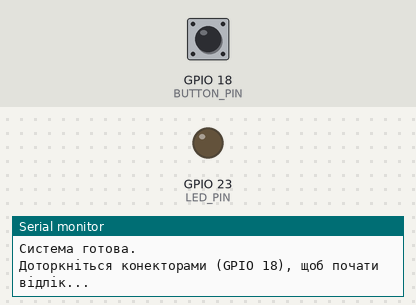
Recording of a sketch running on a simulated ESP32. Shown: output pins drawn as LEDs (lit = HIGH), the last lines printed to the serial monitor. The inputs (shaded band) are chosen by the test bench; at power-on: GPIO 18 (BUTTON_PIN) HIGH.

Above: at 1.2 s.
1.3 s: GPIO 18 (BUTTON_PIN) pulled LOW for 0.15 s
At 1.8 s:
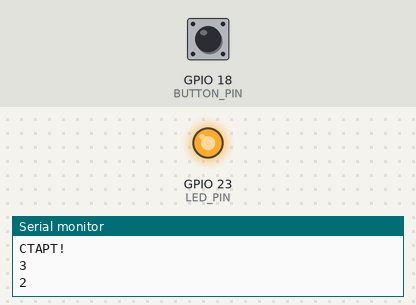
4.4 s: GPIO 18 (BUTTON_PIN) pulled LOW for 1 s
At 8.2 s:
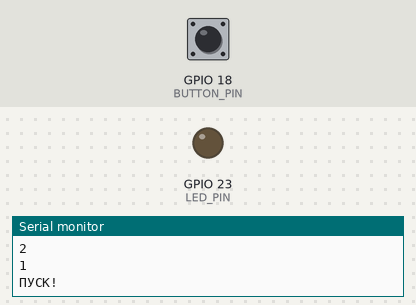
8.4 s: GPIO 18 (BUTTON_PIN) pulled LOW for 3.2 s
At 9.5 s:
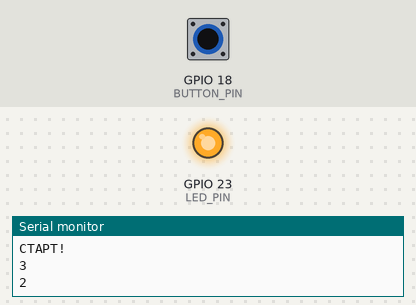
Timing chart, 0 to 12.9 s (numbered marks = the images above; inputs shaded):
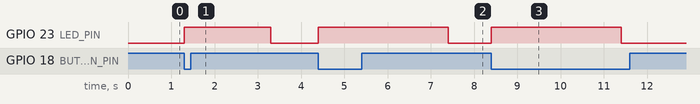

The sketch:

press_time.ino
```cpp
/*
 * Код: Запустити 3-секундний зворотний відлік
 * за допомогою GPIO-переривання та апаратного таймера.
 */

// --- Піни ---
#define LED_PIN 23
#define BUTTON_PIN 18

// --- Глобальні змінні ---
hw_timer_t *timer = NULL; // Вказівник на наш таймер

// 'volatile' - обов'язково для змінних,
// які використовуються всередині переривань (ISR)

// Прапорець, який піднімає ISR кнопки
volatile bool startCountdown = false;
// Прапорець, який піднімає ISR таймера
volatile bool timerTick = false;

// Змінна для відліку
volatile int countdown = 3;
// Змінна стану
volatile bool isCountingDown = false;

// "Антибрязкіт" для переривання
volatile unsigned long lastInterruptTime = 0;
unsigned long debounceDelay = 200; // 200 мс

// ----------------------------------------------------
// Переривання від ТАЙМЕРА (спрацьовує кожну 1 сек)
// ----------------------------------------------------
void IRAM_ATTR onTimer() {
  timerTick = true; // Просто піднімаємо прапорець
}

// ----------------------------------------------------
// Переривання від КОНЕКТОРІВ (дотик, FALLING)
// ----------------------------------------------------
void IRAM_ATTR handleButtonInterrupt() {
  unsigned long currentTime = millis();
  // Антибрязкіт + перевірка, чи не йде вже відлік
  if (currentTime - lastInterruptTime > debounceDelay && !isCountingDown) {
    startCountdown = true; // Піднімаємо прапорець для loop()
    lastInterruptTime = currentTime;
  }
}

// ----------------------------------------------------
// SETUP
// ----------------------------------------------------
void setup() {
  Serial.begin(115200);

  pinMode(LED_PIN, OUTPUT);
  digitalWrite(LED_PIN, LOW); // LED вимкнений

  // Налаштовуємо пін кнопки з PULLUP (на ньому 3.3V)
  pinMode(BUTTON_PIN, INPUT_PULLUP);

  // --- Налаштування GPIO Переривання ---
  attachInterrupt(digitalPinToInterrupt(BUTTON_PIN), handleButtonInterrupt, FALLING);

  // --- Налаштування Таймера (але поки не запускаємо) ---
  // 1 тік = 1 мікросекунда
  timer = timerBegin(1000000);
  timerAttachInterrupt(timer, &onTimer);
  // 1,000,000 мкс = 1 секунда, 'true' = авто-перезапуск
  timerAlarm(timer, 1000000, true, 0);
  // ВАЖЛИВО: Таймер ще не запущений, він чекає команди

  Serial.println("Система готова.");
  Serial.println("Доторкніться конекторами (GPIO 18), щоб почати відлік...");
}

// ----------------------------------------------------
// LOOP
// ----------------------------------------------------
void loop() {

  // 1. Чи спрацювало переривання кнопки?
  if (startCountdown) {
    startCountdown = false;  // Опускаємо прапорець
    isCountingDown = true;   // Вмикаємо режим відліку
    countdown = 3;           // Скидаємо лічильник

    Serial.println("СТАРТ!");
    Serial.println(countdown);
    digitalWrite(LED_PIN, HIGH); // Вмикаємо LED

    timerStart(timer);       // <--- ЗАПУСКАЄМО ТАЙМЕР!
  }

  // 2. Чи спрацював "тік" таймера?
  if (timerTick && isCountingDown) {
    timerTick = false; // Опускаємо прапорець
    countdown--;       // Зменшуємо лічильник

    if (countdown > 0) {
      Serial.println(countdown);
    } else {
      Serial.println("ПУСК!");
      digitalWrite(LED_PIN, LOW); // Вимикаємо LED
      isCountingDown = false;     // Зупиняємо відлік
      timerStop(timer);         // <--- ЗУПИНЯЄМО ТАЙМЕР!
    }
  }

  // Головний цикл вільний
}
```

Measured:
- after the input at 1.3 s, GPIO 23 (LED_PIN): LOW → HIGH at once, → LOW 2.0 s later
- after the input at 4.4 s, GPIO 23 (LED_PIN): LOW → HIGH at once, → LOW 3.0 s later
- after the input at 8.4 s, GPIO 23 (LED_PIN): LOW → HIGH at once, → LOW 3.0 s later
